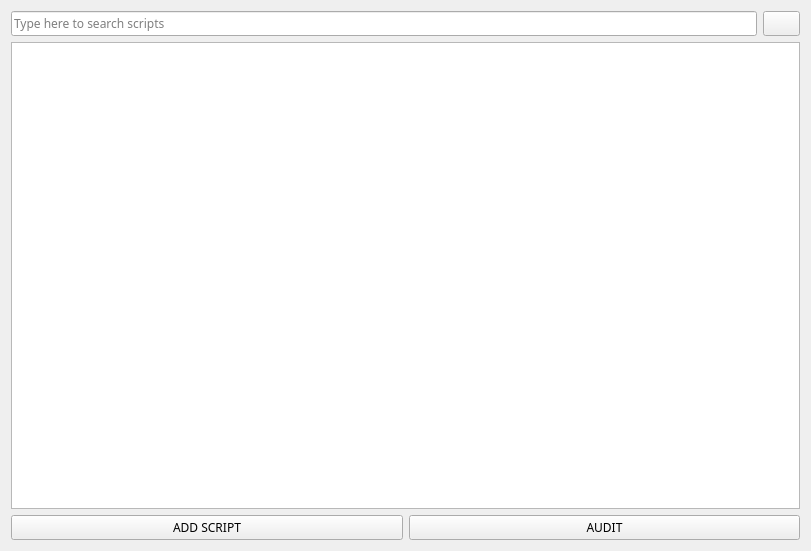
<?xml version="1.0" encoding="UTF-8"?>
<ui version="4.0">
 <class>page1</class>
 <widget class="QWidget" name="page1">
  <property name="geometry">
   <rect>
    <x>0</x>
    <y>0</y>
    <width>811</width>
    <height>551</height>
   </rect>
  </property>
  <property name="font">
   <font>
    <family>DM Mono</family>
   </font>
  </property>
  <property name="windowTitle">
   <string>Widget</string>
  </property>
  <layout class="QVBoxLayout" name="verticalLayout">
   <item>
    <layout class="QHBoxLayout" name="horizontalLayout">
     <item>
      <widget class="QLineEdit" name="lineEdit">
       <property name="inputMask">
        <string/>
       </property>
       <property name="text">
        <string/>
       </property>
       <property name="frame">
        <bool>true</bool>
       </property>
       <property name="placeholderText">
        <string>Type here to search scripts</string>
       </property>
      </widget>
     </item>
     <item>
      <widget class="QPushButton" name="pushButton">
       <property name="text">
        <string/>
       </property>
       <property name="icon">
        <iconset theme="QIcon::ThemeIcon::ImageLoading"/>
       </property>
      </widget>
     </item>
    </layout>
   </item>
   <item>
    <widget class="QListWidget" name="listWidget"/>
   </item>
   <item>
    <layout class="QHBoxLayout" name="horizontalLayout_2">
     <item>
      <widget class="QPushButton" name="pushButton_2">
       <property name="text">
        <string>ADD SCRIPT</string>
       </property>
      </widget>
     </item>
     <item>
      <widget class="QPushButton" name="pushButton_3">
       <property name="text">
        <string>AUDIT</string>
       </property>
      </widget>
     </item>
    </layout>
   </item>
  </layout>
 </widget>
 <resources/>
 <connections/>
</ui>
